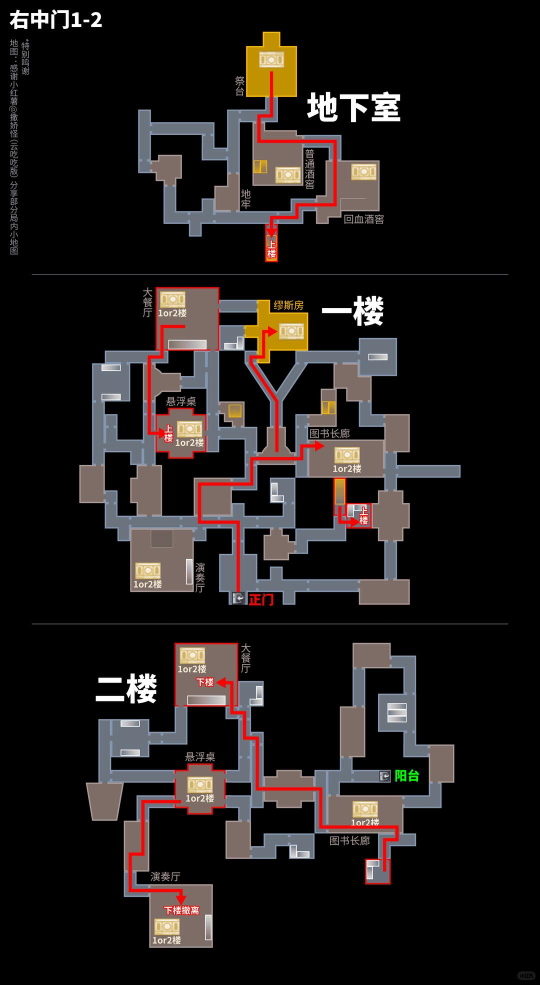
#> input picture draw-em/011b63a9bce57c9e7f7a4fc2b053b48e.jpeg, 1080 x 1969 px (shown at 1/2 size)
$ python probe_colors.py ../draw-em/011b63a9bce57c9e7f7a4fc2b053b48e.jpeg
#> lines starting #> are read from the running program, lines starting #| are printed output that depends on the picture
#!/usr/bin/env python3
"""对样例图做 k-means 聚类，打印主要颜色（BGR/HSV/占比），用于确定分割阈值。"""
import sys

import cv2
import numpy as np


def probe(path, k=12):
#> called with k = 12
    img = cv2.imread(path)
#> img is the input picture: shape (1969, 1080, 3); mean B, G, R 26.4, 27.6, 32.2
    small = cv2.resize(img, None, fx=0.25, fy=0.25, interpolation=cv2.INTER_AREA)
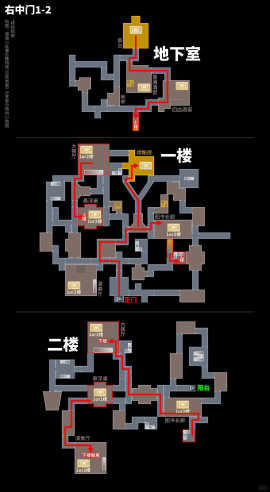
#> small: shape (492, 270, 3); mean B, G, R 26.4, 27.6, 32.3
    pixels = small.reshape(-1, 3).astype(np.float32)
    criteria = (cv2.TERM_CRITERIA_EPS + cv2.TERM_CRITERIA_MAX_ITER, 30, 1.0)
    _, labels, centers = cv2.kmeans(pixels, k, None, criteria, 3, cv2.KMEANS_PP_CENTERS)
#> centers = [[0.245, 0.171, 0.219], [145.5, 138.1, 137.3], [185, 204.2, 215], [68.99, 70.88, 68.28], [11.41, 146.9, 196.7], [127.6, 115.3, 107.3], [59.17, 61.88, 176.2], [12.29, 14.84, 233.5], [102.3, 108.9, 127.3], [28.62, 27.99, 36.02], [248, 248.6, 249.1], [140.8, 177.8, 205.8]]
    counts = np.bincount(labels.ravel(), minlength=k)
#> counts = [99526, 3597, 1223, 2062, 1152, 8389, 1425, 999, 10108, 2682, 640, 1037]
    order = np.argsort(-counts)
#> order = [0, 8, 5, 1, 9, 3, 6, 2, 4, 11, 7, 10]
    print(f"== {path} ==")
    for i in order:
        b, g, r = centers[i]
        hsv = cv2.cvtColor(np.uint8([[[b, g, r]]]), cv2.COLOR_BGR2HSV)[0, 0]
        pct = 100.0 * counts[i] / counts.sum()
        print(f"  {pct:5.1f}%  BGR=({b:3.0f},{g:3.0f},{r:3.0f})  HSV=({hsv[0]:3d},{hsv[1]:3d},{hsv[2]:3d})")
#> this loop made 12 passes
#> (i, b, g, r, hsv, pct) on passes 2, 3, 4, 5, 6, 8, 9, 10, 11, 12: (8, 102.3, 108.9, 127.3, [7, 50, 127], 7.61), (5, 127.6, 115.3, 107.3, [108, 40, 127], 6.32), (1, 145.5, 138.1, 137.3, [116, 14, 145], 2.71), (9, 28.62, 27.99, 36.02, [177, 64, 36], 2.02), (3, 68.99, 70.88, 68.28, [60, 7, 70], 1.55), (2, 185, 204.2, 215, [20, 35, 214], 0.921), (4, 11.41, 146.9, 196.7, [22, 241, 196], 0.867), (11, 140.8, 177.8, 205.8, [17, 81, 205], 0.781), (7, 12.29, 14.84, 233.5, [0, 242, 233], 0.752), (10, 248, 248.6, 249.1, [15, 2, 249], 0.482)
#> (b, g, r, hsv, pct) on passes 1, 7: (0.245, 0.171, 0.219, [0, 0, 0], 74.92), (59.17, 61.88, 176.2, [1, 170, 176], 1.07)
#|    74.9%  BGR=(  0,  0,  0)  HSV=(  0,  0,  0)
#|     7.6%  BGR=(102,109,127)  HSV=(  7, 50,127)
#|     6.3%  BGR=(128,115,107)  HSV=(108, 40,127)
#|     2.7%  BGR=(145,138,137)  HSV=(116, 14,145)
#|     2.0%  BGR=( 29, 28, 36)  HSV=(177, 64, 36)
#|     1.6%  BGR=( 69, 71, 68)  HSV=( 60,  7, 70)
#|     1.1%  BGR=( 59, 62,176)  HSV=(  1,170,176)
#|     0.9%  BGR=(185,204,215)  HSV=( 20, 35,214)
#> (further printed lines are left out)


for p in sys.argv[1:]:
    probe(p)

$ run again, on draw-em/2752d876ccbf2b4263851d954babeac3.jpeg
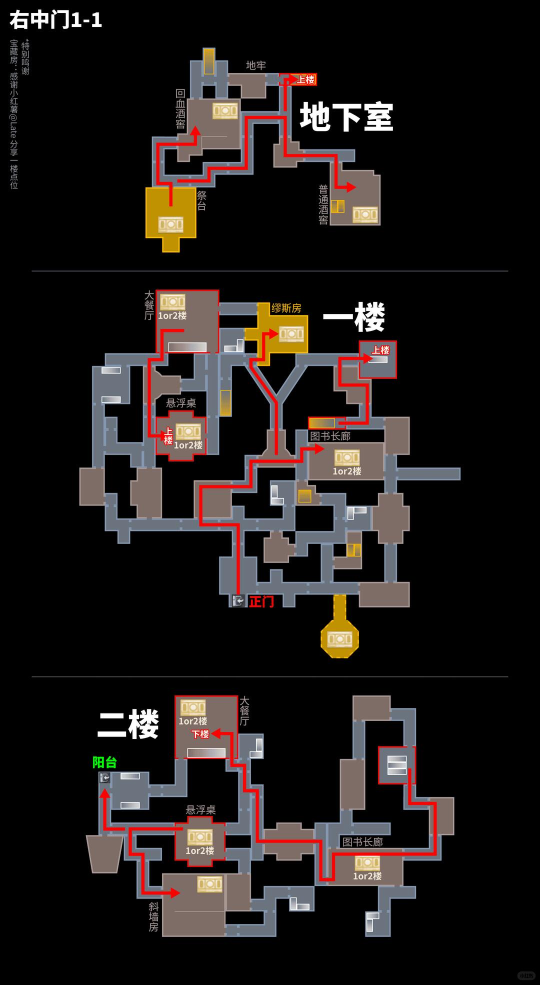
#> input picture draw-em/2752d876ccbf2b4263851d954babeac3.jpeg, 1080 x 1969 px (shown at 1/2 size)
#> in probe, img is the input picture: shape (1969, 1080, 3); mean B, G, R 25.1, 26.6, 31.9
#> in probe, `small = cv2.resize(img, None, fx=0.25, fy=0.25, interpolation=cv2.INTE..`:
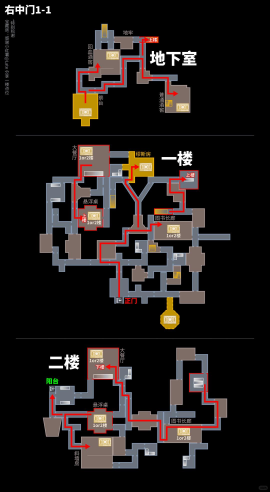
#> small: shape (492, 270, 3); mean B, G, R 25.1, 26.7, 31.9
#> centers = [[0.247, 0.18, 0.241], [102.1, 108.8, 128.1], [243, 244.4, 245.2], [63.2, 62.23, 179.9], [128, 115.5, 107.8], [13.5, 148.1, 195.6], [14.52, 26.97, 129.2], [164.8, 195.4, 211.7], [13.09, 14.43, 233.8], [145.9, 139.9, 140], [76.21, 76.02, 71.36], [36.77, 36.8, 39.21]]
#> counts = [100911, 9479, 731, 1365, 8264, 1486, 431, 1913, 1251, 3148, 1690, 2171]
#> order = [0, 1, 4, 9, 11, 7, 10, 5, 3, 8, 2, 6]
#> the loop in probe, `for i in order:` made 12 passes
#> (i, b, g, r, hsv, pct) on passes 3 to 10: (4, 128, 115.5, 107.8, [109, 42, 128], 6.22), (9, 145.9, 139.9, 140, [125, 11, 145], 2.37), (11, 36.77, 36.8, 39.21, [0, 20, 39], 1.63), (7, 164.8, 195.4, 211.7, [20, 57, 211], 1.44), (10, 76.21, 76.02, 71.36, [90, 17, 76], 1.27), (5, 13.5, 148.1, 195.6, [22, 238, 195], 1.12), (3, 63.2, 62.23, 179.9, [0, 167, 179], 1.03), (8, 13.09, 14.43, 233.8, [0, 241, 233], 0.942)
#> (printed output is left out)

$ run again, on draw-em/30a05a2d1a68b23136a6447d254b5cb7.jpeg
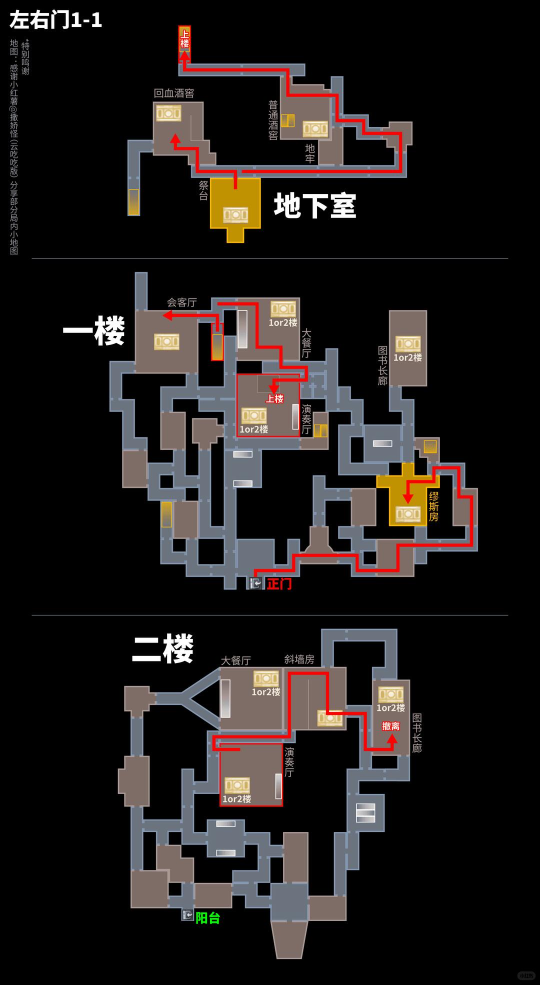
#> input picture draw-em/30a05a2d1a68b23136a6447d254b5cb7.jpeg, 1080 x 1969 px (shown at 1/2 size)
#> in probe, img is the input picture: shape (1969, 1080, 3); mean B, G, R 27.3, 28.4, 32.8
#> in probe, `small = cv2.resize(img, None, fx=0.25, fy=0.25, interpolation=cv2.INTE..`:
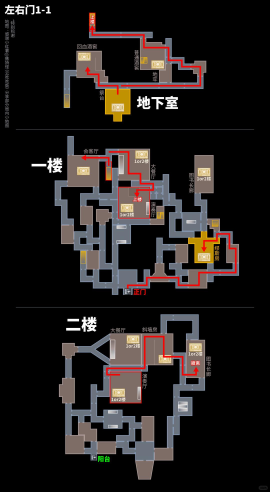
#> small: shape (492, 270, 3); mean B, G, R 27.3, 28.4, 32.9
#> centers = [[0.247, 0.168, 0.21], [102.1, 108.5, 126.8], [241.5, 243.5, 244.6], [14.85, 148, 195.5], [37.17, 36.13, 38.02], [12.13, 14.08, 233], [164.8, 196.8, 213.4], [127.3, 115, 106.9], [153.1, 137.2, 127.2], [59.33, 61.96, 177.1], [74.98, 76.72, 74.43], [125.9, 135.6, 152.6]]
#> counts = [98914, 10074, 647, 1222, 2448, 1092, 1708, 9041, 2473, 1199, 1925, 2097]
#> order = [0, 1, 7, 8, 4, 11, 10, 6, 3, 9, 5, 2]
#> the loop in probe, `for i in order:` made 12 passes
#> (i, b, g, r, hsv, pct) on passes 3, 4, 6, 7, 8, 9, 11, 12: (7, 127.3, 115, 106.9, [109, 42, 127], 6.81), (8, 153.1, 137.2, 127.2, [108, 43, 153], 1.86), (11, 125.9, 135.6, 152.6, [11, 45, 152], 1.58), (10, 74.98, 76.72, 74.43, [60, 7, 76], 1.45), (6, 164.8, 196.8, 213.4, [20, 59, 213], 1.29), (3, 14.85, 148, 195.5, [22, 237, 195], 0.92), (5, 12.13, 14.08, 233, [0, 242, 233], 0.822), (2, 241.5, 243.5, 244.6, [20, 3, 244], 0.487)
#> (printed output is left out)

$ run again, on draw-em/3d32d5a28fb1e55f538e223c6512f800.jpeg
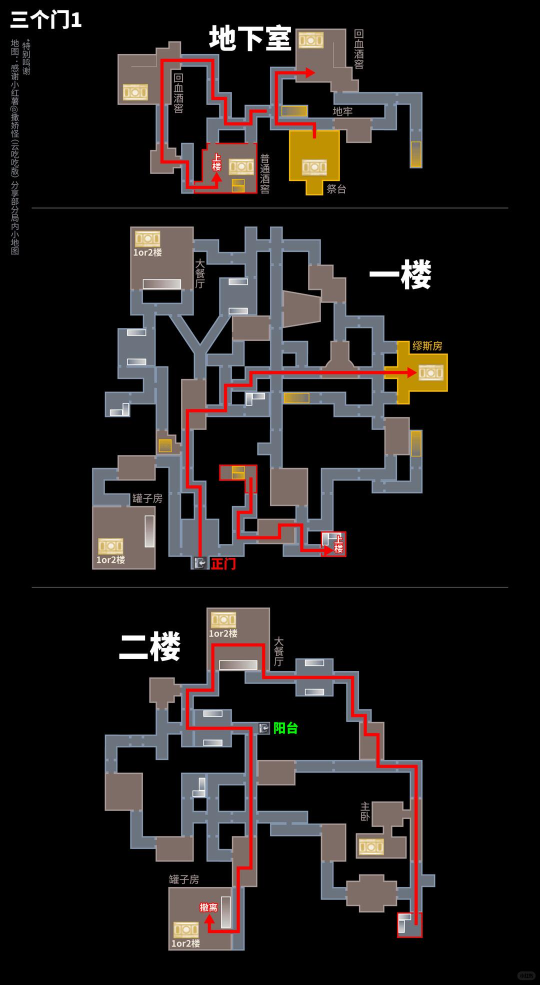
#> input picture draw-em/3d32d5a28fb1e55f538e223c6512f800.jpeg, 1080 x 1969 px (shown at 1/2 size)
#> in probe, img is the input picture: shape (1969, 1080, 3); mean B, G, R 27.5, 28.4, 33
#> in probe, `small = cv2.resize(img, None, fx=0.25, fy=0.25, interpolation=cv2.INTE..`:
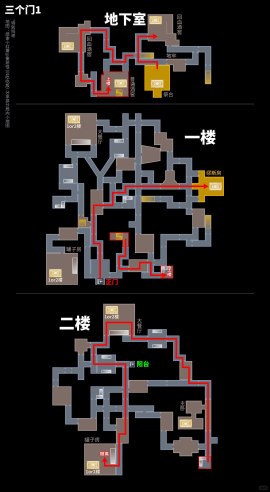
#> small: shape (492, 270, 3); mean B, G, R 27.5, 28.4, 33
#> centers = [[0.243, 0.165, 0.203], [103, 109.1, 127.4], [171.4, 195.6, 208.8], [15.39, 15.82, 230.9], [9.04, 148, 195.4], [31.61, 30.74, 32.76], [147.1, 137.4, 134.5], [244.1, 245.5, 246.4], [127.4, 115.1, 107.2], [55.2, 57.98, 173.8], [73.6, 72.27, 68.61], [95.96, 153.9, 183.4]]
#> counts = [98052, 9548, 1651, 1347, 1119, 2935, 3894, 592, 9730, 1203, 2209, 560]
#> order = [0, 8, 1, 6, 5, 10, 2, 3, 9, 4, 7, 11]
#> the loop in probe, `for i in order:` made 12 passes
#> (i, b, g, r, hsv, pct) on passes 2, 3, 4, 6, 7, 8, 10, 11: (8, 127.4, 115.1, 107.2, [108, 40, 127], 7.32), (1, 103, 109.1, 127.4, [8, 48, 127], 7.19), (6, 147.1, 137.4, 134.5, [113, 23, 147], 2.93), (10, 73.6, 72.27, 68.61, [96, 17, 73], 1.66), (2, 171.4, 195.6, 208.8, [19, 45, 208], 1.24), (3, 15.39, 15.82, 230.9, [0, 238, 230], 1.01), (4, 9.04, 148, 195.4, [22, 243, 195], 0.842), (7, 244.1, 245.5, 246.4, [15, 2, 246], 0.446)
#> (printed output is left out)
